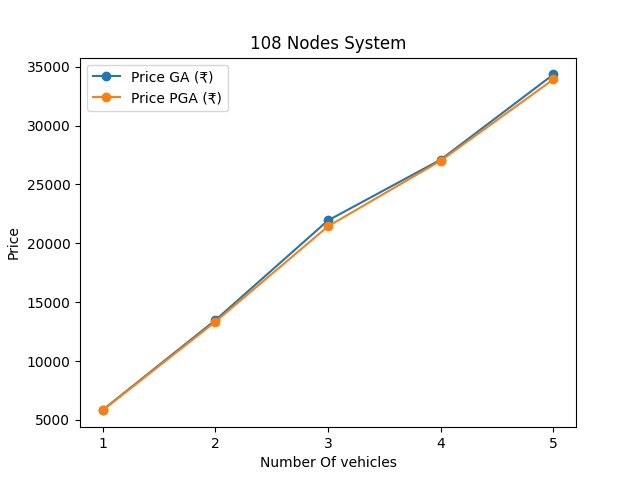

Recreate this plot in Python.
# importing the required libraries
import matplotlib.pyplot as plt
import numpy as np

# define data values
points1=[(1,5840), (2, 13466), (3, 21940), (4,27105), (5, 34343)]
y1 = np.array([ele[1] for ele in points1]) # X-axis points
x1 = np.array([str(i+1) for i in range(len(y1))]) 

points2=[(1, 5810), (2,13333), (3, 21440), (4, 27016), (5, 33926)]
y2=np.array([ele[1] for ele in points2])
x2 = np.array([str(i+1) for i in range(len(y2))])

plt.plot(x1, y1,label="Price GA (₹)",marker="o") # Plot the chart
plt.plot(x2, y2,label="Price PGA (₹)",marker="o") # Plot the chart
plt.legend()
plt.title("108 Nodes System")
plt.xlabel("Number Of vehicles")
plt.ylabel("Price")
plt.savefig("plot6.jpeg")